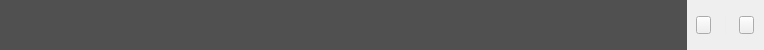
<?xml version="1.0" encoding="UTF-8"?>
<ui version="4.0">
 <class>BCSGoodsBigCategoryWidget</class>
 <widget class="QWidget" name="BCSGoodsBigCategoryWidget">
  <property name="geometry">
   <rect>
    <x>0</x>
    <y>0</y>
    <width>764</width>
    <height>50</height>
   </rect>
  </property>
  <property name="windowTitle">
   <string>Form</string>
  </property>
  <layout class="QHBoxLayout" name="horizontalLayout">
   <property name="spacing">
    <number>0</number>
   </property>
   <property name="leftMargin">
    <number>0</number>
   </property>
   <property name="topMargin">
    <number>0</number>
   </property>
   <property name="rightMargin">
    <number>0</number>
   </property>
   <property name="bottomMargin">
    <number>0</number>
   </property>
   <item>
    <widget class="OrderCategoryBigListView" name="listView">
     <property name="sizePolicy">
      <sizepolicy hsizetype="Expanding" vsizetype="Ignored">
       <horstretch>0</horstretch>
       <verstretch>0</verstretch>
      </sizepolicy>
     </property>
     <property name="minimumSize">
      <size>
       <width>0</width>
       <height>0</height>
      </size>
     </property>
     <property name="maximumSize">
      <size>
       <width>16777215</width>
       <height>16777215</height>
      </size>
     </property>
     <property name="styleSheet">
      <string notr="true">QListView{
	border:none;
	background-color: rgb(81, 80, 80);
}</string>
     </property>
    </widget>
   </item>
   <item>
    <widget class="QWidget" name="widget_2" native="true">
     <property name="minimumSize">
      <size>
       <width>77</width>
       <height>0</height>
      </size>
     </property>
     <property name="maximumSize">
      <size>
       <width>77</width>
       <height>16777215</height>
      </size>
     </property>
     <widget class="QPushButton" name="lastPageButton">
      <property name="geometry">
       <rect>
        <x>9</x>
        <y>16</y>
        <width>15</width>
        <height>18</height>
       </rect>
      </property>
      <property name="minimumSize">
       <size>
        <width>15</width>
        <height>18</height>
       </size>
      </property>
      <property name="maximumSize">
       <size>
        <width>15</width>
        <height>18</height>
       </size>
      </property>
      <property name="styleSheet">
       <string notr="true">QPushButton{
	border-image: url(:/setImage/left.png);
}

QPushButton:pressed{
	border-image: url(:/setImage/left_press.png);
}</string>
      </property>
      <property name="text">
       <string/>
      </property>
     </widget>
     <widget class="QWidget" name="widget" native="true">
      <property name="geometry">
       <rect>
        <x>38</x>
        <y>16</y>
        <width>1</width>
        <height>18</height>
       </rect>
      </property>
      <property name="minimumSize">
       <size>
        <width>1</width>
        <height>18</height>
       </size>
      </property>
      <property name="maximumSize">
       <size>
        <width>1</width>
        <height>18</height>
       </size>
      </property>
      <property name="styleSheet">
       <string notr="true">border: 1px solid #ededed;</string>
      </property>
     </widget>
     <widget class="QPushButton" name="nextPageButton">
      <property name="geometry">
       <rect>
        <x>52</x>
        <y>16</y>
        <width>15</width>
        <height>18</height>
       </rect>
      </property>
      <property name="minimumSize">
       <size>
        <width>15</width>
        <height>18</height>
       </size>
      </property>
      <property name="maximumSize">
       <size>
        <width>15</width>
        <height>18</height>
       </size>
      </property>
      <property name="styleSheet">
       <string notr="true">QPushButton{
border-image: url(:/setImage/right.png);
}

QPushButton:pressed{
border-image: url(:/setImage/right_press.png);
}
</string>
      </property>
      <property name="text">
       <string/>
      </property>
     </widget>
    </widget>
   </item>
  </layout>
 </widget>
 <customwidgets>
  <customwidget>
   <class>OrderCategoryBigListView</class>
   <extends>QListView</extends>
   <header>OrderCategoryBigListView.h</header>
  </customwidget>
 </customwidgets>
 <resources/>
 <connections/>
</ui>
